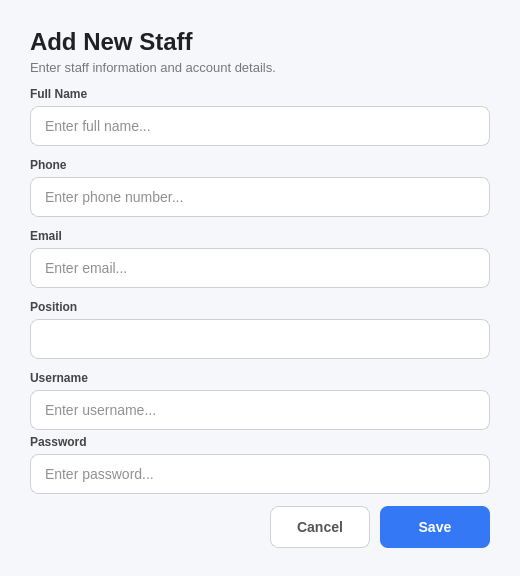
<?xml version="1.0" encoding="UTF-8"?>
<ui version="4.0">
    <class>AddStaffDialog</class>
    <widget class="QDialog" name="AddStaffDialog">
        <property name="geometry">
            <rect>
                <x>0</x>
                <y>0</y>
                <width>520</width>
                <height>520</height>
            </rect>
        </property>

        <property name="windowTitle">
            <string>Add Staff</string>
        </property>

        <property name="styleSheet">
            <string notr="true">

                QDialog {
                background-color: #F5F7FA;
                }

                QLabel#lblTitle {
                color: #202124;
                font-size: 24px;
                font-weight: bold;
                }

                QLabel#lblSubtitle {
                color: #777777;
                font-size: 13px;
                }

                QLabel.formLabel {
                color: #444444;
                font-size: 13px;
                font-weight: bold;
                }

                QLineEdit,
                QComboBox {
                background-color: #FFFFFF;
                color: #222222;
                border: 1px solid #D0D0D0;
                border-radius: 8px;
                padding: 9px 12px;
                font-size: 14px;
                min-height: 20px;
                }

                QLineEdit:focus,
                QComboBox:focus {
                border: 1px solid #3478F6;
                }

                QComboBox::drop-down {
                border: none;
                width: 30px;
                }

                QPushButton#btnCancel {
                background-color: #FFFFFF;
                color: #555555;
                border: 1px solid #D0D0D0;
                border-radius: 8px;
                padding: 10px 20px;
                font-size: 14px;
                font-weight: bold;
                }

                QPushButton#btnCancel:hover {
                background-color: #F0F4FF;
                color: #3478F6;
                border: 1px solid #B8C9F5;
                }

                QPushButton#btnSave {
                background-color: #3478F6;
                color: #FFFFFF;
                border: none;
                border-radius: 8px;
                padding: 10px 24px;
                font-size: 14px;
                font-weight: bold;
                }

                QPushButton#btnSave:hover {
                background-color: #4A8CFF;
                }

                QPushButton#btnSave:pressed {
                background-color: #2864D7;
                }

            </string>
        </property>

        <layout class="QVBoxLayout" name="mainLayout">

            <property name="spacing">
                <number>12</number>
            </property>

            <property name="leftMargin">
                <number>30</number>
            </property>

            <property name="topMargin">
                <number>28</number>
            </property>

            <property name="rightMargin">
                <number>30</number>
            </property>

            <property name="bottomMargin">
                <number>28</number>
            </property>

            <!-- Header -->
            <item>
                <layout class="QVBoxLayout" name="headerLayout">

                    <property name="spacing">
                        <number>4</number>
                    </property>

                    <item>
                        <widget class="QLabel" name="lblTitle">
                            <property name="text">
                                <string>Add New Staff</string>
                            </property>
                        </widget>
                    </item>

                    <item>
                        <widget class="QLabel" name="lblSubtitle">
                            <property name="text">
                                <string>Enter staff information and account details.</string>
                            </property>
                        </widget>
                    </item>

                </layout>
            </item>

            <!-- Full Name -->
            <item>
                <layout class="QVBoxLayout" name="fullNameLayout">

                    <property name="spacing">
                        <number>5</number>
                    </property>

                    <item>
                        <widget class="QLabel" name="lblFullName">
                            <property name="text">
                                <string>Full Name</string>
                            </property>
                            <property name="styleSheet">
                                <string notr="true">font-weight: bold; color: #444444;</string>
                            </property>
                        </widget>
                    </item>

                    <item>
                        <widget class="QLineEdit" name="txtFullName">
                            <property name="placeholderText">
                                <string>Enter full name...</string>
                            </property>
                        </widget>
                    </item>

                </layout>
            </item>

            <!-- Phone -->
            <item>
                <layout class="QVBoxLayout" name="phoneLayout">

                    <property name="spacing">
                        <number>5</number>
                    </property>

                    <item>
                        <widget class="QLabel" name="lblPhone">
                            <property name="text">
                                <string>Phone</string>
                            </property>
                            <property name="styleSheet">
                                <string notr="true">font-weight: bold; color: #444444;</string>
                            </property>
                        </widget>
                    </item>

                    <item>
                        <widget class="QLineEdit" name="txtPhone">
                            <property name="placeholderText">
                                <string>Enter phone number...</string>
                            </property>
                        </widget>
                    </item>

                </layout>
            </item>

            <!-- Email -->
            <item>
                <layout class="QVBoxLayout" name="emailLayout">

                    <property name="spacing">
                        <number>5</number>
                    </property>

                    <item>
                        <widget class="QLabel" name="lblEmail">
                            <property name="text">
                                <string>Email</string>
                            </property>
                            <property name="styleSheet">
                                <string notr="true">font-weight: bold; color: #444444;</string>
                            </property>
                        </widget>
                    </item>

                    <item>
                        <widget class="QLineEdit" name="txtEmail">
                            <property name="placeholderText">
                                <string>Enter email...</string>
                            </property>
                        </widget>
                    </item>

                </layout>
            </item>

            <!-- Position -->
            <item>
                <layout class="QVBoxLayout" name="positionLayout">

                    <property name="spacing">
                        <number>5</number>
                    </property>

                    <item>
                        <widget class="QLabel" name="lblPosition">
                            <property name="text">
                                <string>Position</string>
                            </property>
                            <property name="styleSheet">
                                <string notr="true">font-weight: bold; color: #444444;</string>
                            </property>
                        </widget>
                    </item>

                    <item>
                        <widget class="QComboBox" name="cmbPosition">
                            <property name="currentText">
                                <string>Manager</string>
                            </property>
                        </widget>
                    </item>

                </layout>
            </item>

            <!-- Username -->
            <item>
                <layout class="QVBoxLayout" name="usernameLayout">

                    <property name="spacing">
                        <number>5</number>
                    </property>

                    <item>
                        <widget class="QLabel" name="lblUsername">
                            <property name="text">
                                <string>Username</string>
                            </property>
                            <property name="styleSheet">
                                <string notr="true">font-weight: bold; color: #444444;</string>
                            </property>
                        </widget>
                    </item>

                    <item>
                        <widget class="QLineEdit" name="txtUsername">
                            <property name="placeholderText">
                                <string>Enter username...</string>
                            </property>
                        </widget>
                    </item>

                    <item>
                        <widget class="QLabel" name="lblPassword">
                            <property name="text">
                                <string>Password</string>
                            </property>
                            <property name="styleSheet">
                                <string notr="true">font-weight: bold; color: #444444;</string>
                            </property>
                        </widget>
                    </item>

                    <item>
                        <widget class="QLineEdit" name="txtPassword">
                            <property name="placeholderText">
                                <string>Enter password...</string>
                            </property>
                            <property name="echoMode">
                                <enum>QLineEdit::Password</enum>
                            </property>
                        </widget>
                    </item>

                </layout>
            </item>

            <!-- Buttons -->
            <item>
                <layout class="QHBoxLayout" name="buttonLayout">

                    <property name="spacing">
                        <number>10</number>
                    </property>

                    <item>
                        <spacer name="buttonSpacer">
                            <property name="orientation">
                                <enum>Qt::Horizontal</enum>
                            </property>

                            <property name="sizeHint" stdset="0">
                                <size>
                                    <width>40</width>
                                    <height>20</height>
                                </size>
                            </property>
                        </spacer>
                    </item>

                    <item>
                        <widget class="QPushButton" name="btnCancel">
                            <property name="minimumSize">
                                <size>
                                    <width>100</width>
                                    <height>42</height>
                                </size>
                            </property>

                            <property name="text">
                                <string>Cancel</string>
                            </property>
                        </widget>
                    </item>

                    <item>
                        <widget class="QPushButton" name="btnSave">
                            <property name="minimumSize">
                                <size>
                                    <width>110</width>
                                    <height>42</height>
                                </size>
                            </property>

                            <property name="text">
                                <string>Save</string>
                            </property>
                        </widget>
                    </item>

                </layout>
            </item>

        </layout>
    </widget>

    <resources/>
    <connections/>
</ui>
